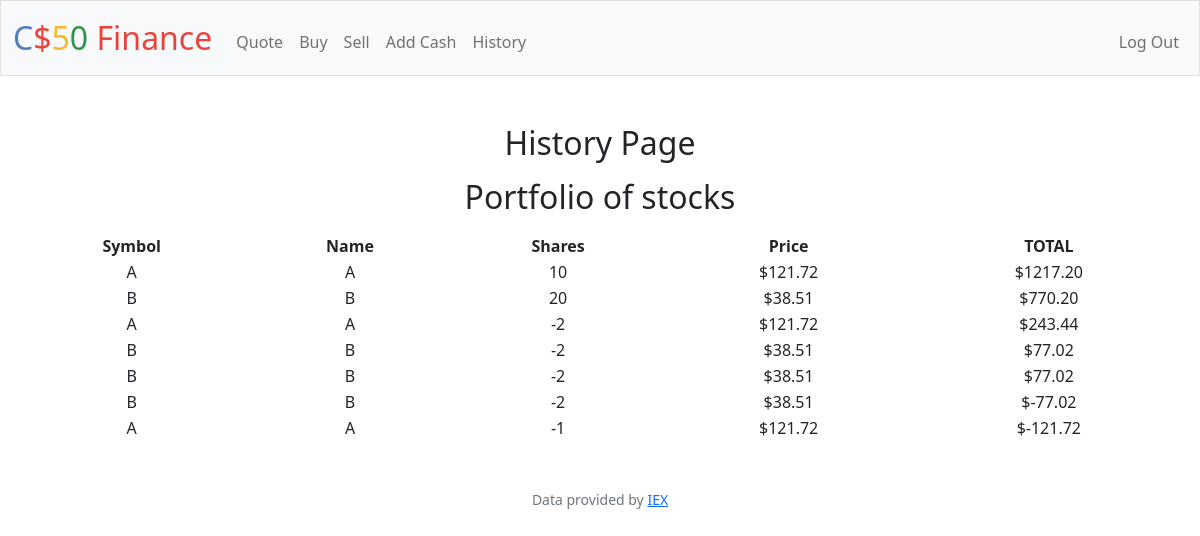
The app's page /history (signed in), older data.
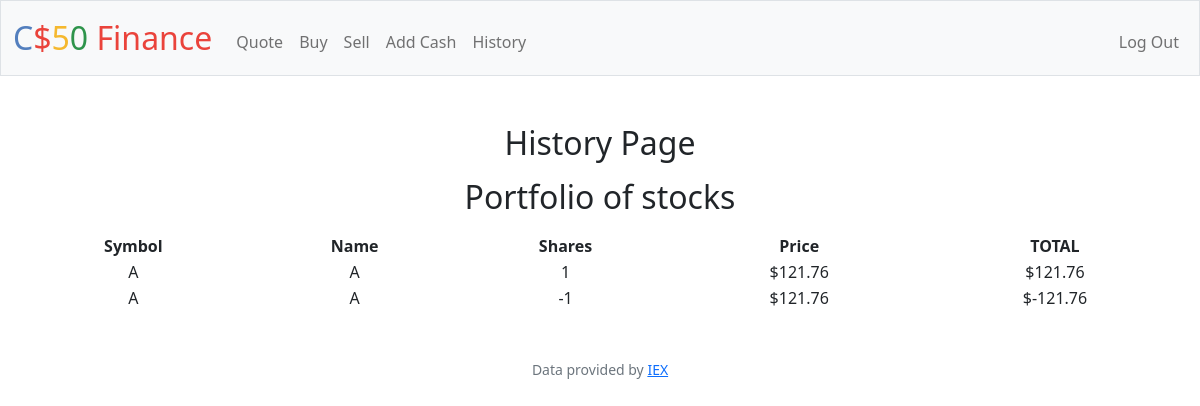
The same page, newer data.
### tables this page shows
CREATE TABLE buy_histories (
        id INTEGER PRIMARY KEY AUTOINCREMENT NOT NULL,
        symbol TEXT,
        name TEXT,
        shares NUMERIC,
        price NUMERIC,
        total NUMERIC,
        user_id INTEGER,
        FOREIGN KEY (user_id) REFERENCES users(id)
    );

### app.py (the view)
@app.route("/history")
@login_required
def history():
    history = db.execute("SELECT * FROM buy_histories")
    return render_template("history.html", history = history)

### app.py (called while the page is built)
@app.after_request
def after_request(response):
    response.headers["Cache-Control"] = "no-cache, no-store, must-revalidate"
    response.headers["Expires"] = 0
    response.headers["Pragma"] = "no-cache"
    return response

### helpers.py (called while the page is built)
def login_required(f):
    @wraps(f)
    def decorated_function(*args, **kwargs):
        if session.get("user_id") is None:
            return redirect("/login")
        return f(*args, **kwargs)
    return decorated_function

### templates/history.html (shortened to what this page needs)
{% extends "layout.html" %}
{% block main %}
<h2 class="mb-3">History Page</h2>
<h2 class="mb-3">Portfolio of stocks</h2>
<table style="width: 100%">
    <thead>
        <tr>
            <th>Symbol</th>
            <th>Name</th>
            <th>Shares</th>
            <th>Price</th>
            <th>TOTAL</th>
        </tr>
    </thead>
    <tbody>
        {% for item in history %}
        <tr>
            <td>{{ item.symbol }}</td>
            <td>{{ item.name }}</td>
            <td>{{ item.shares }}</td>
            <td>${{ '{:.2f}'.format(item.price) }}</td>
            <td>${{ '{:.2f}'.format(item.total) }}</td>
        </tr>
        {% endfor %}
    </tbody>
</table>
{% endblock %}

### templates/layout.html (shortened to what this page needs)
<!DOCTYPE html>
<html lang="en">
    <head>
        <link href="https://cdn.jsdelivr.net/npm/bootstrap@5.1.3/dist/css/bootstrap.min.css" rel="stylesheet">
        <link href="/static/styles.css" rel="stylesheet">
    </head>
    <body>
        <nav class="bg-light border navbar navbar-expand-md navbar-light">
            <div class="container-fluid">
                <a class="navbar-brand" href="/"><span class="blue">C</span><span class="red">$</span><span class="yellow">5</span><span class="green">0</span> <span class="red">Finance</span></a>
                <div class="collapse navbar-collapse" id="navbar">
                    {% if session["user_id"] %}
                        <ul class="navbar-nav me-auto mt-2">
                            <li class="nav-item"><a class="nav-link" href="/quote">Quote</a></li>
                            <li class="nav-item"><a class="nav-link" href="/buy">Buy</a></li>
                            <li class="nav-item"><a class="nav-link" href="/sell">Sell</a></li>
                            <li class="nav-item"><a class="nav-link" href="/add_cash">Add Cash</a></li>
                            <li class="nav-item"><a class="nav-link" href="/history">History</a></li>
                        </ul>
                        <ul class="navbar-nav ms-auto mt-2">
                            <li class="nav-item"><a class="nav-link" href="/logout">Log Out</a></li>
                        </ul>
                    {% else %}
                        <ul class="navbar-nav ms-auto mt-2">
                            <li class="nav-item"><a class="nav-link" href="/register">Register</a></li>
                            <li class="nav-item"><a class="nav-link" href="/login">Log In</a></li>
                        </ul>
                    {% endif %}
                </div>
            </div>
        </nav>
        <main class="container-fluid py-5 text-center">
            {% block main %}{% endblock %}
        </main>
        <footer class="mb-5 small text-center text-muted">
            Data provided by <a href="https://iexcloud.io/">IEX</a>
        </footer>
    </body>
</html>

### static/styles.css (style rules this page uses)
nav .navbar-brand { font-size: xx-large; }
nav .navbar-brand .blue { color: #537fbe; }
nav .navbar-brand .red { color: #ea433b; }
nav .navbar-brand .yellow { color: #f5b82e; }
nav .navbar-brand .green { color: #2e944b; }

Row changes from the older to the newer data that the page shows:
removed buy_histories: symbol "A", name "A", shares "10", price "121.72", total "1217.20"
removed buy_histories: symbol "B", name "B", shares "20", price "38.51", total "770.20"
removed buy_histories: symbol "A", name "A", shares "-2", price "121.72", total "243.44"
removed buy_histories: symbol "B", name "B", shares "-2", price "38.51", total "77.02"
removed buy_histories: symbol "B", name "B", shares "-2", price "38.51", total "77.02"
removed buy_histories: symbol "B", name "B", shares "-2", price "38.51", total "-77.02"
removed buy_histories: symbol "A", name "A", shares "-1", price "121.72", total "-121.72"
added buy_histories: symbol "A", name "A", shares "1", price "121.76", total "121.76"
added buy_histories: symbol "A", name "A", shares "-1", price "121.76", total "-121.76"
